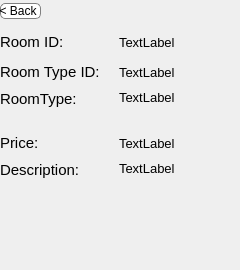
                       <widget class="QWidget" name="page_5">
                        <widget class="QWidget" name="layoutWidget">
                         <property name="geometry">
                          <rect>
                           <x>0</x>
                           <y>0</y>
                           <width>87</width>
                           <height>22</height>
                          </rect>
                         </property>
                         <layout class="QHBoxLayout" name="horizontalLayout_25">
                          <item>
                           <widget class="QPushButton" name="backbtn">
                            <property name="minimumSize">
                             <size>
                              <width>41</width>
                              <height>16</height>
                             </size>
                            </property>
                            <property name="styleSheet">
                             <string notr="true">padding-left:-5px;
border: 0.5px solid gray;
border-radius: 5px;
background-color: rgb(255, 255, 255);</string>
                            </property>
                            <property name="text">
                             <string>&lt; Back</string>
                            </property>
                           </widget>
                          </item>
                          <item>
                           <spacer name="horizontalSpacer_8">
                            <property name="orientation">
                             <enum>Qt::Orientation::Horizontal</enum>
                            </property>
                            <property name="sizeHint" stdset="0">
                             <size>
                              <width>40</width>
                              <height>20</height>
                             </size>
                            </property>
                           </spacer>
                          </item>
                         </layout>
                        </widget>
                        <widget class="QWidget" name="layoutWidget">
                         <property name="geometry">
                          <rect>
                           <x>0</x>
                           <y>30</y>
                           <width>231</width>
                           <height>231</height>
                          </rect>
                         </property>
                         <layout class="QVBoxLayout" name="verticalLayout_14">
                          <property name="spacing">
                           <number>6</number>
                          </property>
                          <item>
                           <layout class="QHBoxLayout" name="horizontalLayout_17">
                            <item>
                             <widget class="QLabel" name="label_2">
                              <property name="minimumSize">
                               <size>
                                <width>110</width>
                                <height>0</height>
                               </size>
                              </property>
                              <property name="font">
                               <font>
                                <pointsize>11</pointsize>
                               </font>
                              </property>
                              <property name="text">
                               <string>Room ID:</string>
                              </property>
                             </widget>
                            </item>
                            <item>
                             <widget class="QLabel" name="roomID">
                              <property name="minimumSize">
                               <size>
                                <width>100</width>
                                <height>0</height>
                               </size>
                              </property>
                              <property name="font">
                               <font>
                                <pointsize>10</pointsize>
                               </font>
                              </property>
                              <property name="text">
                               <string>TextLabel</string>
                              </property>
                              <property name="wordWrap">
                               <bool>true</bool>
                              </property>
                             </widget>
                            </item>
                           </layout>
                          </item>
                          <item>
                           <layout class="QHBoxLayout" name="horizontalLayout_21">
                            <item>
                             <widget class="QLabel" name="label_12">
                              <property name="minimumSize">
                               <size>
                                <width>110</width>
                                <height>0</height>
                               </size>
                              </property>
                              <property name="font">
                               <font>
                                <pointsize>11</pointsize>
                               </font>
                              </property>
                              <property name="text">
                               <string>Room Type ID: </string>
                              </property>
                             </widget>
                            </item>
                            <item>
                             <widget class="QLabel" name="RTID">
                              <property name="minimumSize">
                               <size>
                                <width>100</width>
                                <height>0</height>
                               </size>
                              </property>
                              <property name="font">
                               <font>
                                <pointsize>10</pointsize>
                               </font>
                              </property>
                              <property name="text">
                               <string>TextLabel</string>
                              </property>
                              <property name="wordWrap">
                               <bool>true</bool>
                              </property>
                             </widget>
                            </item>
                           </layout>
                          </item>
                          <item>
                           <layout class="QHBoxLayout" name="horizontalLayout_24">
                            <item>
                             <widget class="QLabel" name="label_14">
                              <property name="minimumSize">
                               <size>
                                <width>110</width>
                                <height>0</height>
                               </size>
                              </property>
                              <property name="font">
                               <font>
                                <pointsize>11</pointsize>
                               </font>
                              </property>
                              <property name="text">
                               <string>RoomType:</string>
                              </property>
                              <property name="alignment">
                               <set>Qt::AlignmentFlag::AlignLeading|Qt::AlignmentFlag::AlignLeft|Qt::AlignmentFlag::AlignTop</set>
                              </property>
                             </widget>
                            </item>
                            <item>
                             <widget class="QLabel" name="RT">
                              <property name="minimumSize">
                               <size>
                                <width>100</width>
                                <height>35</height>
                               </size>
                              </property>
                              <property name="font">
                               <font>
                                <pointsize>10</pointsize>
                               </font>
                              </property>
                              <property name="text">
                               <string>TextLabel</string>
                              </property>
                              <property name="alignment">
                               <set>Qt::AlignmentFlag::AlignLeading|Qt::AlignmentFlag::AlignLeft|Qt::AlignmentFlag::AlignTop</set>
                              </property>
                              <property name="wordWrap">
                               <bool>true</bool>
                              </property>
                             </widget>
                            </item>
                           </layout>
                          </item>
                          <item>
                           <layout class="QHBoxLayout" name="horizontalLayout_23">
                            <item>
                             <widget class="QLabel" name="label_26">
                              <property name="minimumSize">
                               <size>
                                <width>110</width>
                                <height>0</height>
                               </size>
                              </property>
                              <property name="font">
                               <font>
                                <pointsize>11</pointsize>
                               </font>
                              </property>
                              <property name="text">
                               <string>Price: </string>
                              </property>
                             </widget>
                            </item>
                            <item>
                             <widget class="QLabel" name="Price">
                              <property name="minimumSize">
                               <size>
                                <width>100</width>
                                <height>0</height>
                               </size>
                              </property>
                              <property name="font">
                               <font>
                                <pointsize>10</pointsize>
                               </font>
                              </property>
                              <property name="text">
                               <string>TextLabel</string>
                              </property>
                              <property name="wordWrap">
                               <bool>true</bool>
                              </property>
                             </widget>
                            </item>
                           </layout>
                          </item>
                          <item>
                           <layout class="QHBoxLayout" name="horizontalLayout_22">
                            <item>
                             <widget class="QLabel" name="label_16">
                              <property name="minimumSize">
                               <size>
                                <width>110</width>
                                <height>0</height>
                               </size>
                              </property>
                              <property name="font">
                               <font>
                                <pointsize>11</pointsize>
                               </font>
                              </property>
                              <property name="text">
                               <string>Description:</string>
                              </property>
                              <property name="alignment">
                               <set>Qt::AlignmentFlag::AlignLeading|Qt::AlignmentFlag::AlignLeft|Qt::AlignmentFlag::AlignTop</set>
                              </property>
                             </widget>
                            </item>
                            <item>
                             <widget class="QLabel" name="Desc">
                              <property name="minimumSize">
                               <size>
                                <width>100</width>
                                <height>100</height>
                               </size>
                              </property>
                              <property name="font">
                               <font>
                                <pointsize>10</pointsize>
                               </font>
                              </property>
                              <property name="text">
                               <string>TextLabel</string>
                              </property>
                              <property name="alignment">
                               <set>Qt::AlignmentFlag::AlignLeading|Qt::AlignmentFlag::AlignLeft|Qt::AlignmentFlag::AlignTop</set>
                              </property>
                              <property name="wordWrap">
                               <bool>true</bool>
                              </property>
                             </widget>
                            </item>
                           </layout>
                          </item>
                         </layout>
                        </widget>
                       </widget>
